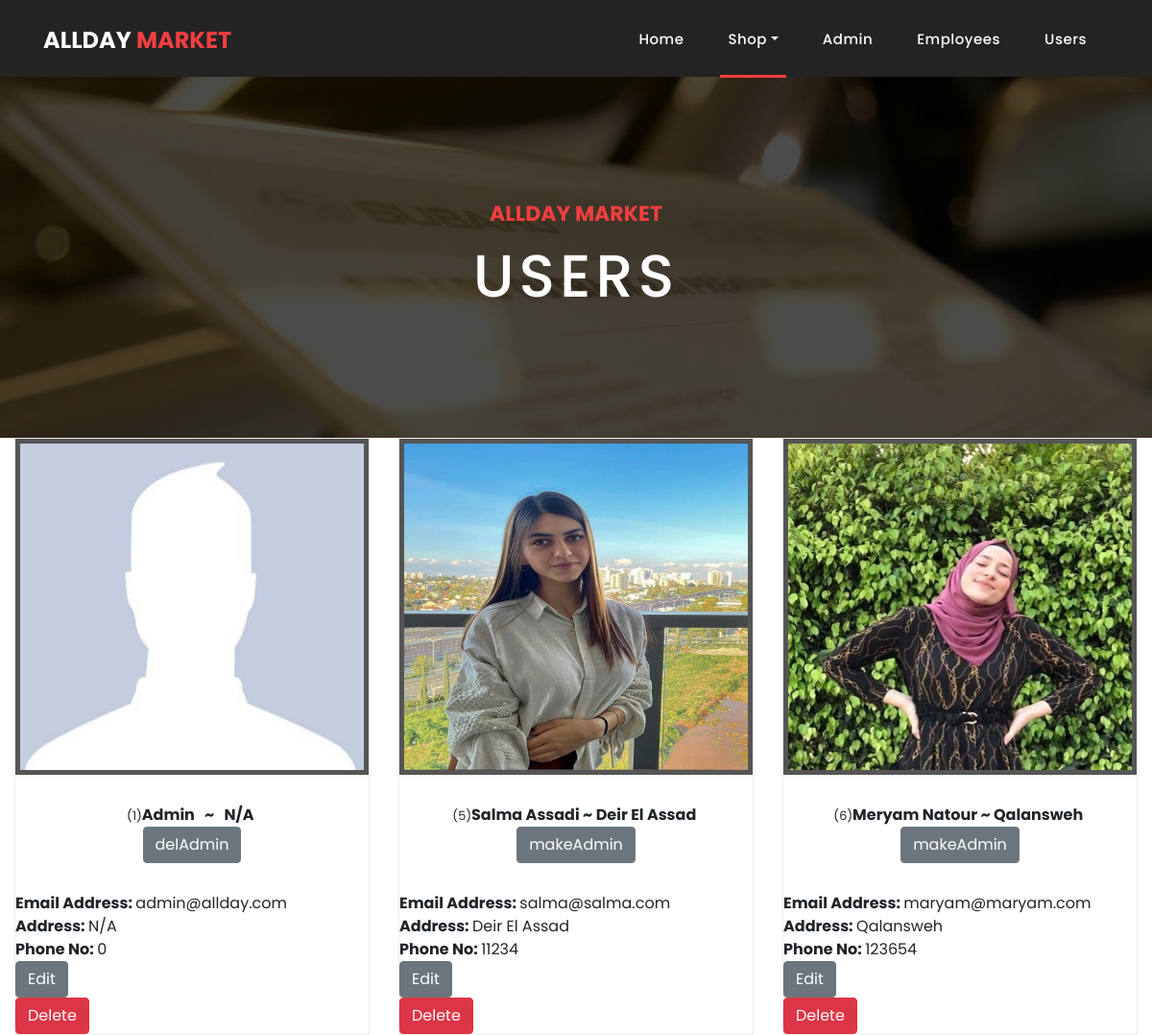
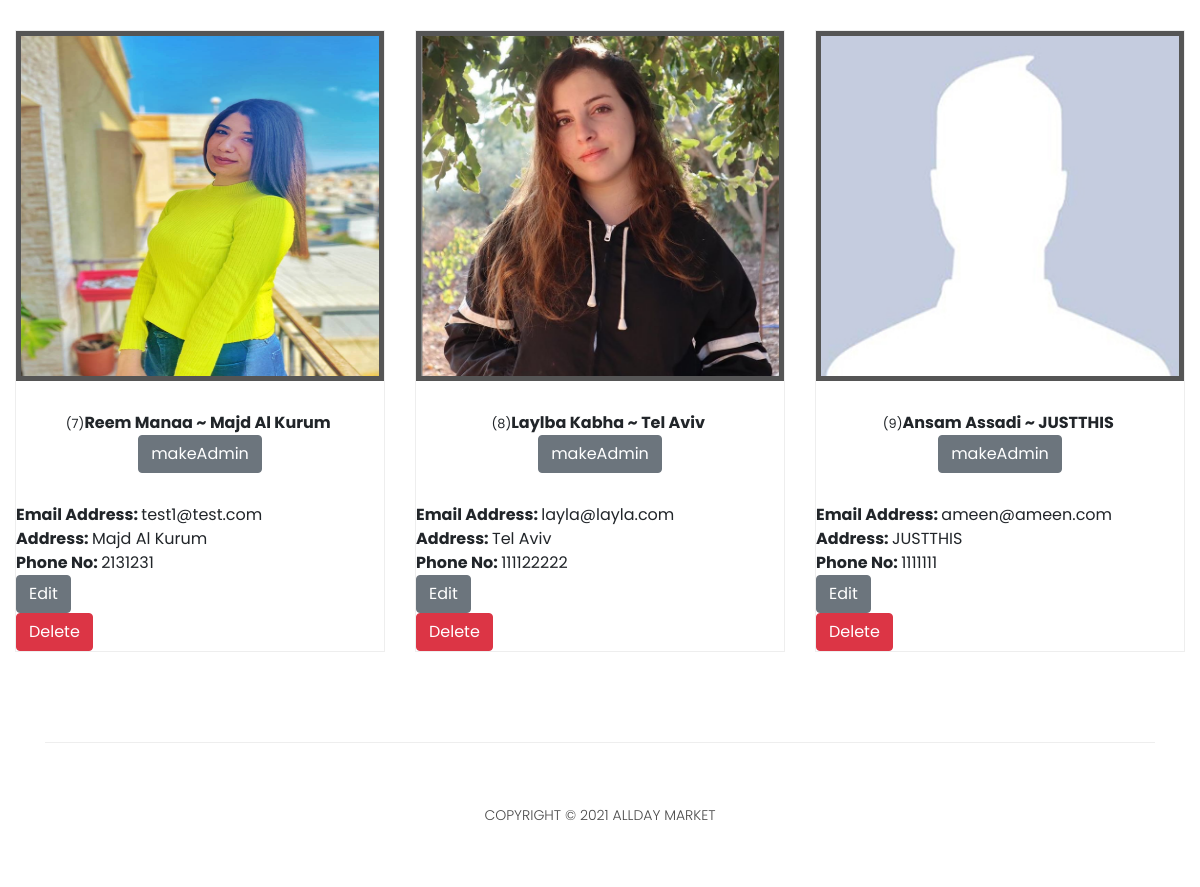
/users.php (signed in), run on the app's committed database (2 pictures, top to bottom).
### tables this page shows
CREATE TABLE `users` (
  `id` int(11) NOT NULL,
  `name` varchar(256) NOT NULL,
  `email` varchar(256) NOT NULL,
  `password` varchar(256) NOT NULL,
  `userType` tinyint(1) NOT NULL DEFAULT 0 COMMENT '0 = User\r\n1 = Admin\r\n',
  `address` varchar(200) NOT NULL,
  `number` int(15) NOT NULL,
  `avatar` varchar(256) DEFAULT NULL,
  `weeklyOrders` int(11) NOT NULL DEFAULT 0,
  `lifetimeOrders` int(11) NOT NULL DEFAULT 0,
  `weeklySpent` int(11) NOT NULL DEFAULT 0,
  `lifetimeSpent` int(11) NOT NULL DEFAULT 0,
  `registerDate` timestamp NULL DEFAULT current_timestamp()
);

### users.php (the view, shortened to what this page needs)
<!DOCTYPE html>
<html lang="en">
   <head>
      <link href="vendor/bootstrap/css/bootstrap.min.css" rel="stylesheet">
      <link rel="stylesheet" href="assets/css/fontawesome.css">
      <link rel="stylesheet" href="assets/css/style.css">
      <link rel="stylesheet" href="assets/css/owl.css">
   </head>
   <body>
      <header class="">
         <?php
            if(isset($_SESSION['email'])){
            	if($_SESSION['userType'] == 1){
            $basedir = realpath(__DIR__);
            		include($basedir . '/navbars/navadmin.php');
            	}
            	else{
            $basedir = realpath(__DIR__);
            		include($basedir . '/navbars/navuser.php');
            	}
            }
            else{
            $basedir = realpath(__DIR__);
            include($basedir . '/navbars/nav.php');
            }
            ?>
      </header>
      <div class="page-heading about-heading header-text" style="background-image: url(assets/images/items/heading-4-1920x500.jpg);">
         <div class="container">
            <div class="row">
               <div class="col-md-12">
                  <div class="text-content">
                     <h4>AllDay Market</h4>
                     <h2>Users</h2>
                  </div>
               </div>
            </div>
         </div>
      </div>
      <div class="col-md-12">
         <div class="row">
            <?php
                           include 'db.php';
                           $sql = "SELECT * FROM users";
                           $stmt= mysqli_stmt_init($conn);
                           mysqli_stmt_prepare($stmt,$sql);
                           mysqli_stmt_execute($stmt);
                           $results=mysqli_stmt_get_result($stmt);
               	if(isset($_SESSION['email'])){
               	if($_SESSION['userType'] == 1){
               		while ($row=mysqli_fetch_assoc($results))
               			{
               			  $id = $row['id'];
                         $name=$row['name'];
                         $email=$row['email'];
                         $userType =$row['userType'];
                         $address=$row['address'];
                         $number = $row['number'];
               			  $img = $row['avatar'];
                          if($userType==0){
               			  echo '
               				<div class="col-md-4">
               				  <div class="product-item">
               					<a href="#"><img src="'.$img.'" height="350px" width="250px" alt=""></a>
               				   <div class="down-content">
                              <center><small>('.$id.')</small><strong>'.$name.'  ~  '.$address.'&nbsp </strong><br>
                              <form action="updateUser.php" method="post"><input type="hidden" name="id" value="'.$id.'">
                              <input name="alterUser" class="btn btn-secondary" type="submit" class="filled-button" class="editBtn" value="makeAdmin"></form></center>
               					 </div>
               					  <div>
               					  <ul>
               					  <li><strong>Email Address: </strong>'.$email.'</li>
                                <li><strong>Address: </strong>'.$address.'</li>
               					  <li><strong>Phone No: </strong>'.$number.'</li>
                                 </ul>
               					  </div>
               					  <div>
                               <a href="editUserForm.php?id='.$id.'">
                               <button class="btn btn-secondary" type="button" class="filled-button" class="editBtn">Edit</button>
                               </a>
                               <form action="updateSupplier.php" method="post">
                               <input type="hidden" name="id" value="'.$id.'">
                               <fieldset>
                               <button type="submit" name="userDel" id="form-submit" class="btn btn-danger">Delete</button>
                               </fieldset>
                               </form>
                           </div>
                           </div>
                         </div>
                         ';
               			}
                        else{
                           echo '
               				<div class="col-md-4">
               				  <div class="product-item">
               					<a href="#"><img src="'.$img.'" height="350px" width="250px" alt=""></a>
               				   <div class="down-content">
               					<center><small>('.$id.')</small><strong>'.$name.' &nbsp ~ &nbsp '.$address.'&nbsp </strong><br>
                              <form action="updateUser.php" method="post"><input type="hidden" name="id" value="'.$id.'">
                              <input name="alterUser" class="btn btn-secondary" type="submit" class="filled-button" class="editBtn" value="delAdmin"></form></center>
               					 </div>
               					  <div>
               					  <ul>
               					  <li><strong>Email Address: </strong>'.$email.'</li>
                                <li><strong>Address: </strong>'.$address.'</li>
               					  <li><strong>Phone No: </strong>'.$number.'</li>
                                 </ul>
               					  </div>
               					  <div>
                               <a href="editUserForm.php?id='.$id.'">
                               <button class="btn btn-secondary" type="button" class="filled-button" class="editBtn">Edit</button>
                               </a>
                               <form action="updateSupplier.php" method="post">
                               <input type="hidden" name="id" value="'.$id.'">
                               <fieldset>
                               <button type="submit" name="userDel" id="form-submit" class="btn btn-danger">Delete</button>
                               </fieldset>
                               </form>
                           </div>
                           </div>
                         </div>
                         ';
                        }
                     }
               	}
               	}
               else{
               			  echo '
               				You cant see here
               			  ';
               	}
               		  ?>
         </div>
      </div>
      <footer>
         <div class="container">
            <div class="row">
               <div class="col-md-12">
                  <div class="inner-content">
                     <p>Copyright © 2021 AllDay Market</p>
                  </div>
               </div>
            </div>
         </div>
      </footer>
   </body>
</html>

### assets/css/style.css (style rules this page uses)
body { font-family: 'Poppins', sans-serif; overflow-x: hidden; text-rendering: optimizeLegibility; -webkit-font-smoothing: antialiased; -moz-osx-font-smoothing: grayscale; }
p { margin-bottom: 0px; font-size: 14px; font-weight: 300; color: #4a4a4a; line-height: 24px; }
a { text-decoration: none!important; }
ul { padding: 0; margin: 0; list-style: none; }
h1,h2,h3,h4,h5,h6 { margin: 0px; }
.page-heading { padding: 210px 0px 130px 0px; text-align: center; background-position: center center; background-repeat: no-repeat; background-size: cover; }
.page-heading .text-content h4 { color: #f33f3f; font-size: 22px; text-transform: uppercase; font-weight: 700; margin-bottom: 15px; }
.page-heading .text-content h2 { color: #fff; font-size: 62px; text-transform: uppercase; letter-spacing: 5px; }
header { position: absolute; z-index: 99999; width: 100%; height: 80px; background-color: #232323; -webkit-transition: all 0.3s ease-in-out 0s; -moz-transition: all 0.3s ease-in-out 0s; -o-transition: all 0.3s ease-in-out 0s; transition: all 0.3s ease-in-out 0s; }
.product-item { border: 1px solid #eee; margin-bottom: 30px; }
.product-item .down-content { padding: 30px; position: relative; }
.product-item img { width: 100%; overflow: hidden; }
footer { text-align: center; }
footer .inner-content { border-top: 1px solid #eee; margin-top: 60px; padding: 60px 0px; }
footer .inner-content p { text-transform: uppercase; }
.page-heading { position:relative; }
.page-heading:before { content:''; position:absolute; top:0; left:0; bottom:0; right:0; background-color:rgba(0,0,0,.7); }
.page-heading .container { position:relative; z-index: 2; }

### users.php (style rules this page uses)
img { border: 5px solid #555; }

### data on the page
users: avatar (placeholder picture), id "1", name "Admin", address "N/A", email "admin@allday.com", number "0"
users: avatar (picture), id "5", name "Salma Assadi", address "Deir El Assad", email "salma@salma.com", number "11234"
users: avatar (picture), id "6", name "Meryam Natour", address "Qalansweh", email "maryam@maryam.com", number "123654"
users: avatar (picture), id "7", name "Reem Manaa", address "Majd Al Kurum", email "test1@test.com", number "2131231"
users: avatar (picture), id "8", name "Laylba Kabha", address "Tel Aviv", email "layla@layla.com", number "111122222"
users: avatar (placeholder picture), id "9", name "Ansam Assadi", address "JUSTTHIS", email "ameen@ameen.com", number "1111111"
